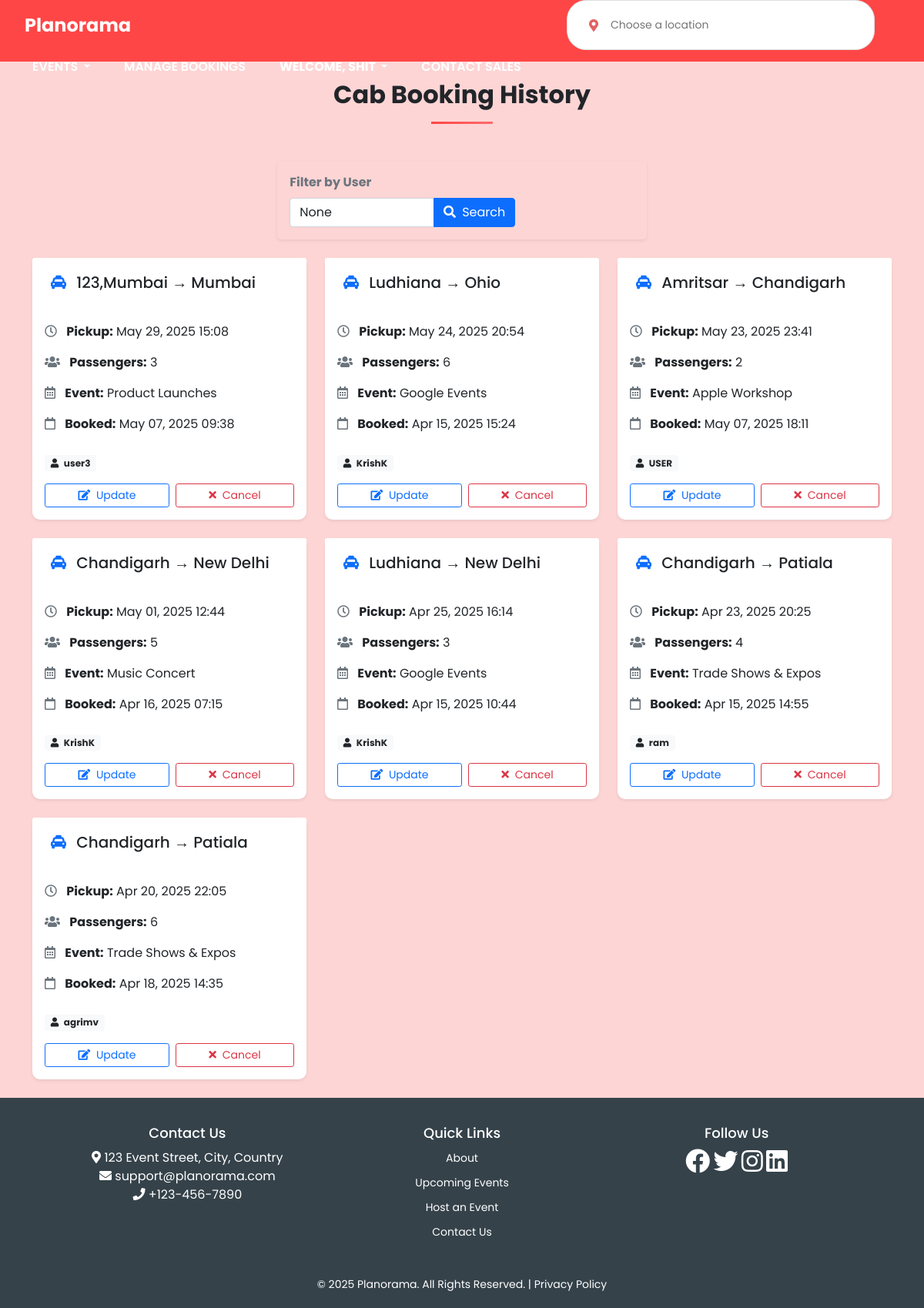
Screenshot of /cab/history/ (signed in) with the database file from the repository.
### cabmanage/models.py (models this page shows, shortened)
class CabBooking(models.Model):
    user = models.ForeignKey(User, on_delete=models.CASCADE)
    event = models.ForeignKey(Event, on_delete=models.SET_NULL, null=True, blank=True)
    event_name = models.CharField(max_length=255, blank=True, null=True)  # Add this field
    pickup_location = models.CharField(max_length=255)
    drop_location = models.CharField(max_length=255)
    pickup_time = models.DateTimeField()
    passengers = models.PositiveIntegerField()
    booked_at = models.DateTimeField(auto_now_add=True)

### Eventmanage1/models.py (models this page shows, shortened)
class Event(models.Model):
    flask_id = models.IntegerField(null=True, blank=True)
    title = models.CharField(max_length=200)
    description = models.TextField()
    price = models.DecimalField(max_digits=10, decimal_places=2, default=0.00)
    date = models.CharField(max_length=50)
    location = models.CharField(max_length=200)
    type = models.CharField(max_length=100)
    image = models.URLField(blank=True, default='')
    organizer =models.ForeignKey(User, on_delete=models.CASCADE, null=True) # Reference to Flask
    EVENT_TYPE_CHOICES = [
        ('Music', 'Music'),
        ('Food', 'Food'),
        ('Business', 'Business'),
        ('Dance', 'Dance'),
        ('Education', 'Education'),
        ('Wedding', 'Wedding'),
    ]
    type = models.CharField(
        max_length=20,
        choices=EVENT_TYPE_CHOICES,
        default='other'
    )
    class Meta:
        pass

### cabmanage/views.py (the view)
# urls.py: path('history/', views.cab_history, name='cab_history'),
@login_required
def cab_history(request):
    if request.user.is_staff:
        bookings = CabBooking.objects.all().order_by('-pickup_time')
        username = request.GET.get('username')
        start_date = request.GET.get('start_date')
        end_date = request.GET.get('end_date')
        if username:
            bookings = bookings.filter(user__username__icontains=username)
        if start_date and end_date:
            bookings = bookings.filter(
                pickup_time__date__range=[start_date, end_date]
            )
        context = {
            'bookings': bookings,
            'is_admin': True,
            'filter_username': username,
            'filter_start': start_date,
            'filter_end': end_date
        }
    else:
        bookings = CabBooking.objects.filter(user=request.user).order_by('-pickup_time')
        context = {'bookings': bookings, 'is_admin': False}
    return render(request, 'cab_history.html', context)

### cabmanage/templates/cab_history.html (shortened to what this page needs)
{% extends 'base.html' %}
{% block content %}
<div class="container py-4">
  <div class="text-center mb-5">
    <h2 class="font-weight-bold mb-3" style="font-weight: bolder;">Cab Booking History</h2>
    <div class="title-divider mx-auto"></div>
  </div>
  {% if is_admin %}
  <div class="container mb-4 d-flex justify-content-center">
    <form method="GET" class="filter-form p-3 rounded-3 shadow-sm">
      <div class="row align-items-center g-3">
        <div class="col-md-8">
          <label for="username" class="form-label fw-bold text-muted">Filter by User</label>
          <div class="input-group">
            <input type="text" name="username" id="username" class="form-control" value="{{ filter_username }}" placeholder="Enter username">
            <button type="submit" class="btn btn-primary">
              <i class="fas fa-search me-1"></i> Search
            </button>
          </div>
        </div>
      </div>
    </form>
  </div>
  {% endif %}
  {% if bookings %}
  <div class="row g-4">
    {% for booking in bookings %}
    <div class="col-md-6 col-lg-4">
      <div class="card h-100 border-0 shadow-sm">
        <div class="card-header bg-white border-0">
          <h5 class="card-title mb-0">
            <i class="fas fa-taxi text-primary me-2"></i>
            {{ booking.pickup_location }} → {{ booking.drop_location }}
          </h5>
        </div>
        <div class="card-body">
          <ul class="list-unstyled mb-4">
            <li class="mb-2">
              <i class="far fa-clock text-muted me-2"></i>
              <strong>Pickup:</strong> {{ booking.pickup_time|date:"M d, Y H:i" }}
            </li>
            <li class="mb-2">
              <i class="fas fa-users text-muted me-2"></i>
              <strong>Passengers:</strong> {{ booking.passengers }}
            </li>
            {% if booking.event %}
            <li class="mb-2">
                <i class="far fa-calendar-alt text-muted me-2"></i>
                <strong>Event:</strong> {{ booking.event.title }}
            </li>
            {% elif booking.event_name %}
            <li class="mb-2">
                <i class="far fa-calendar-alt text-muted me-2"></i>
                <strong>Event:</strong> {{ booking.event_name }}
            </li>
            {% endif %}
            <li>
              <i class="far fa-calendar text-muted me-2"></i>
              <strong>Booked:</strong> {{ booking.booked_at|date:"M d, Y H:i" }}
            </li>
          </ul>
          {% if is_admin %}
          <div class="d-flex align-items-center mb-3">
            <span class="badge bg-light text-dark">
              <i class="fas fa-user me-1"></i> {{ booking.user.username }}
            </span>
          </div>
          {% endif %}
          <div class="d-flex gap-2">
            <a href="{% url 'update_cab_booking' booking.id %}" class="btn btn-sm btn-outline-primary flex-grow-1">
              <i class="fas fa-edit me-1"></i> Update
            </a>
            <form action="{% url 'cancel_cab_booking' booking.id %}" method="post" class="flex-grow-1">
              <button type="submit" class="btn btn-sm btn-outline-danger w-100"
                onclick="return confirm('Are you sure you want to cancel this booking?');">
                <i class="fas fa-times me-1"></i> Cancel
              </button>
            </form>
          </div>
        </div>
      </div>
    </div>
    {% endfor %}
  </div>
  {% endif %}
</div>
{% endblock %}

### Eventmanage1/templates/base.html (shortened to what this page needs)
{% load static %}
<!DOCTYPE html>
<html lang="en">
<head>
  <link href="https://cdn.jsdelivr.net/npm/bootstrap@5.1.3/dist/css/bootstrap.min.css" rel="stylesheet">
  <link rel="stylesheet" href="{% static 'styles.css' %}">
  <link rel="stylesheet" href="https://cdnjs.cloudflare.com/ajax/libs/font-awesome/5.15.4/css/all.min.css">
</head>
<body>
  <nav class="nav-container" style="height: 80px; display: flex; align-items: center; padding: 0 2rem;">
    <a href="{% url 'home' %}" class="logo" style="color: white; margin-right: 2rem;">Planorama</a>
    <div class="search-container" style="flex-grow: 1; max-width: 400px; margin: 0 2rem;">
      <div class="location-container" style="display: flex; align-items: center; background: white; border-radius: 50px; padding: 0.5rem 1rem;">
          <i class="fas fa-map-marker-alt" style="color: rgb(225, 98, 98); margin-right: 0.5rem;"></i>
          <input type="text" placeholder="Choose a location" style="border: none; outline: none; width: 100%;">
      </div>
  </div>
    <ul class="nav-links" style="display: flex; align-items: center; gap: 1.5rem; list-style: none; margin: 0; padding: 0;">
      <li class="nav-item dropdown">
        <a class="nav-link dropdown-toggle" href="#" id="eventsDropdown" role="button" data-bs-toggle="dropdown"
          aria-expanded="false">
          Events
        </a>
      </li>
      {% if request.user.is_staff %}
      <li class="nav-item">
        <a class="nav-link" href="{% url 'cab_history' %}">Manage Bookings</a>
      </li>
      {% else %}
      <li class="nav-item">
        <a class="nav-link" href="{% url 'book_cab' %}">Book A Cab</a>
      </li>
      {% endif %}
      {% if request.user.is_authenticated %}
      <li class="nav-item dropdown">
        <a class="nav-link dropdown-toggle" href="#" id="userDropdown" role="button" data-bs-toggle="dropdown"
          aria-expanded="false" style="color: white; font-weight: bolder;">
          Welcome, {{ request.user.username }}
        </a>
      </li>
      {% else %}
      <li><a class="nav-link" href="{% url 'register' %}">Register</a></li>
      <li><a class="nav-link" href="{% url 'login' %}">Login</a></li>
      {% endif %}
      <li><a href="{% url 'contact_sales' %}">Contact Sales</a></li>
    </ul>
  </nav>
  <main>
    {% block content %}
    {% endblock %}
  </main>
  <footer>
    <div class="footer-container" style="display: flex; justify-content: space-between; padding: 5px 15px;">
      <div class="footer-section contact">
        <h2>Contact Us</h2>
        <p><i class="fas fa-map-marker-alt"></i> 123 Event Street, City, Country</p>
        <p><i class="fas fa-envelope"></i> support@planorama.com</p>
        <p><i class="fas fa-phone"></i> +123-456-7890</p>
      </div>
      <div class="footer-section quick-links">
        <h2>Quick Links</h2>
        <ul>
          <li><a href="#about-us">About</a></li>
          <li><a href="{% url 'browse_events' %}">Upcoming Events</a></li>
          <li><a href="{% url 'register' %}">Host an Event</a></li>
          <li><a href="{% url 'contact_sales' %}">Contact Us</a></li>
        </ul>
      </div>
      <div class="footer-section social">
        <h2>Follow Us</h2>
        <a href="https://www.facebook.com" target="_blank"><i class="fab fa-facebook" style="font-size: 2em;"></i></a>
        <a href="https://www.twitter.com" target="_blank"><i class="fab fa-twitter" style="font-size: 2em;"></i></a>
        <a href="https://www.instagram.com" target="_blank"><i class="fab fa-instagram" style="font-size: 2em;"></i></a>
        <a href="https://www.linkedin.com" target="_blank"><i class="fab fa-linkedin" style="font-size: 2em;"></i></a>
      </div>
    </div>
    <div class="footer-bottom">
      <p>&copy; 2025 Planorama. All Rights Reserved. | <a href="">Privacy Policy</a></p>
    </div>
  </footer>
</body>
</html>

### Eventmanage1/static/styles.css (style rules this page uses)
body { font-family: 'Poppins', sans-serif; background-color: #fdd5d5; margin: 0; padding: 0; }
a { text-decoration: none; color: inherit; }
h1, h2, p { margin: 0; padding: 0; }
.nav-container { display: flex; align-items: center; justify-content: space-between; background-color: #ff4646; padding: 15px 20px; flex-wrap: wrap; z-index: 1000; position: relative; }
.logo { font-size: 24px; font-weight: bold; color: white; text-decoration: none; }
.search-container { display: flex; align-items: center; background: white; border-radius: 25px; padding: 5px 12px; border: 1px solid #ddd; width: 400px; max-width: 100%; }
.location-container { display: flex; align-items: center; }
.search-container input { border: none; outline: none; background: transparent; padding: 8px; font-size: 14px; flex-grow: 1; }
.nav-links { list-style: none; display: flex; align-items: center; gap: 15px; }
.nav-links li { display: inline; color: white; }
.nav-links a { color: white; font-size: 16px; font-weight: 600; text-transform: uppercase; text-decoration: none; padding: 10px; }
.footer-section a i { transition: color 0.3s, text-shadow 0.3s ease-in-out; }
nav i { transition: transform 0.3s ease-in-out; }
footer { background-color: #35424a; color: white; padding: 20px 10px; text-align: center; }
.footer-container { display: flex; justify-content: space-between; flex-wrap: wrap; max-width: 1100px; margin: auto; padding: 10px; }
.footer-section { flex: 1; min-width: 250px; margin: 10px; }
.footer-section h2 { font-size: 18px; margin-bottom: 10px; }
.footer-section ul { list-style: none; padding: 0; }
.footer-section ul li { margin-bottom: 8px; }
.footer-section ul li a { color: white; text-decoration: none; font-size: 14px; }
.footer-bottom { margin-top: 15px; font-size: 14px; }
.footer-bottom a { color: white; text-decoration: none; }
nav ul li a { color: white; transition: color 0.3s ease-in-out; }
.footer-section a { color: white; transition: color 0.3s ease-in-out; }
.quick-links ul li a { color: white; }

### cabmanage/templates/cab_history.html (style rules this page uses)
.title-divider { width: 80px; height: 3px; background: linear-gradient(to right, #ff4646, #ff6b6b); margin-top: 1rem; }
.filter-form { max-width: 600px; background-color: transparent; border: none; box-shadow: none; }
.card { transition: transform 0.2s ease, box-shadow 0.2s ease; border-radius: 10px; }
.card-header { border-bottom: 1px solid rgba(0,0,0,0.05); padding: 1.25rem 1.5rem; }
.list-unstyled li { padding: 0.25rem 0; }

### rows the page displays
CabBooking: pickup_location "123,Mumbai", drop_location "Mumbai", pickup_time "May 29, 2025 15:08", passengers "3", event "Product Launches", booked_at "May 07, 2025 09:38", user.username "user3"
CabBooking: pickup_location "Ludhiana", drop_location "Ohio", pickup_time "May 24, 2025 20:54", passengers "6", event_name "Google Events", booked_at "Apr 15, 2025 15:24", user.username "KrishK"
CabBooking: pickup_location "Amritsar", drop_location "Chandigarh", pickup_time "May 23, 2025 23:41", passengers "2", event "Apple Workshop", booked_at "May 07, 2025 18:11", user.username "USER"
CabBooking: pickup_location "Chandigarh", drop_location "New Delhi", pickup_time "May 01, 2025 12:44", passengers "5", event_name "Music Concert", booked_at "Apr 16, 2025 07:15", user.username "KrishK"
CabBooking: pickup_location "Ludhiana", drop_location "New Delhi", pickup_time "Apr 25, 2025 16:14", passengers "3", event "Google Events", booked_at "Apr 15, 2025 10:44", user.username "KrishK"
CabBooking: pickup_location "Chandigarh", drop_location "Patiala", pickup_time "Apr 23, 2025 20:25", passengers "4", event "Trade Shows & Expos", booked_at "Apr 15, 2025 14:55", user.username "ram"
CabBooking: pickup_location "Chandigarh", drop_location "Patiala", pickup_time "Apr 20, 2025 22:05", passengers "6", event "Trade Shows & Expos", booked_at "Apr 18, 2025 14:35", user.username "agrimv"

### other values shown
{{ request.user.username }} "SHIT"
